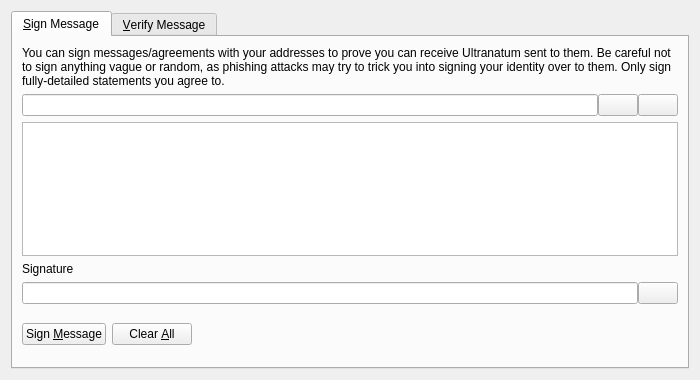
<?xml version="1.0" encoding="UTF-8"?>
<ui version="4.0">
 <class>SignVerifyMessageDialog</class>
 <widget class="QDialog" name="SignVerifyMessageDialog">
  <property name="geometry">
   <rect>
    <x>0</x>
    <y>0</y>
    <width>700</width>
    <height>380</height>
   </rect>
  </property>
  <property name="windowTitle">
   <string>Signatures - Sign / Verify a Message</string>
  </property>
  <property name="modal">
   <bool>true</bool>
  </property>
  <layout class="QVBoxLayout" name="verticalLayout">
   <item>
    <widget class="QTabWidget" name="tabWidget">
     <property name="currentIndex">
      <number>0</number>
     </property>
     <widget class="QWidget" name="tabSignMessage">
      <attribute name="title">
       <string>&amp;Sign Message</string>
      </attribute>
      <layout class="QVBoxLayout" name="verticalLayout_SM">
       <item>
        <widget class="QLabel" name="infoLabel_SM">
         <property name="text">
          <string>You can sign messages/agreements with your addresses to prove you can receive Ultranatum sent to them. Be careful not to sign anything vague or random, as phishing attacks may try to trick you into signing your identity over to them. Only sign fully-detailed statements you agree to.</string>
         </property>
         <property name="textFormat">
          <enum>Qt::PlainText</enum>
         </property>
         <property name="wordWrap">
          <bool>true</bool>
         </property>
        </widget>
       </item>
       <item>
        <layout class="QHBoxLayout" name="horizontalLayout_1_SM">
         <property name="spacing">
          <number>0</number>
         </property>
         <item>
          <widget class="QValidatedLineEdit" name="addressIn_SM">
           <property name="toolTip">
            <string>The Ultranatum address to sign the message with</string>
           </property>
          </widget>
         </item>
         <item>
          <widget class="QPushButton" name="addressBookButton_SM">
           <property name="toolTip">
            <string>Choose previously used address</string>
           </property>
           <property name="text">
            <string/>
           </property>
           <property name="shortcut">
            <string>Alt+A</string>
           </property>
           <property name="autoDefault">
            <bool>false</bool>
           </property>
          </widget>
         </item>
         <item>
          <widget class="QPushButton" name="pasteButton_SM">
           <property name="toolTip">
            <string>Paste address from clipboard</string>
           </property>
           <property name="text">
            <string/>
           </property>
           <property name="shortcut">
            <string>Alt+P</string>
           </property>
           <property name="autoDefault">
            <bool>false</bool>
           </property>
          </widget>
         </item>
        </layout>
       </item>
       <item>
        <widget class="QPlainTextEdit" name="messageIn_SM">
         <property name="toolTip">
          <string>Enter the message you want to sign here</string>
         </property>
        </widget>
       </item>
       <item>
        <widget class="QLabel" name="signatureLabel_SM">
         <property name="text">
          <string>Signature</string>
         </property>
         <property name="textFormat">
          <enum>Qt::PlainText</enum>
         </property>
        </widget>
       </item>
       <item>
        <layout class="QHBoxLayout" name="horizontalLayout_2_SM">
         <property name="spacing">
          <number>0</number>
         </property>
         <item>
          <widget class="QLineEdit" name="signatureOut_SM">
           <property name="font">
            <font>
             <italic>true</italic>
            </font>
           </property>
           <property name="readOnly">
            <bool>true</bool>
           </property>
          </widget>
         </item>
         <item>
          <widget class="QPushButton" name="copySignatureButton_SM">
           <property name="toolTip">
            <string>Copy the current signature to the system clipboard</string>
           </property>
           <property name="text">
            <string/>
           </property>
           <property name="autoDefault">
            <bool>false</bool>
           </property>
          </widget>
         </item>
        </layout>
       </item>
       <item>
        <layout class="QHBoxLayout" name="horizontalLayout_3_SM">
         <item>
          <widget class="QPushButton" name="signMessageButton_SM">
           <property name="toolTip">
            <string>Sign the message to prove you own this Ultranatum address</string>
           </property>
           <property name="text">
            <string>Sign &amp;Message</string>
           </property>
           <property name="autoDefault">
            <bool>false</bool>
           </property>
          </widget>
         </item>
         <item>
          <widget class="QPushButton" name="clearButton_SM">
           <property name="toolTip">
            <string>Reset all sign message fields</string>
           </property>
           <property name="text">
            <string>Clear &amp;All</string>
           </property>
           <property name="autoDefault">
            <bool>false</bool>
           </property>
          </widget>
         </item>
         <item>
          <spacer name="horizontalSpacer_1_SM">
           <property name="orientation">
            <enum>Qt::Horizontal</enum>
           </property>
           <property name="sizeHint" stdset="0">
            <size>
             <width>40</width>
             <height>48</height>
            </size>
           </property>
          </spacer>
         </item>
         <item>
          <widget class="QLabel" name="statusLabel_SM">
           <property name="font">
            <font>
             <weight>75</weight>
             <bold>true</bold>
            </font>
           </property>
           <property name="text">
            <string/>
           </property>
           <property name="wordWrap">
            <bool>true</bool>
           </property>
          </widget>
         </item>
         <item>
          <spacer name="horizontalSpacer_2_SM">
           <property name="orientation">
            <enum>Qt::Horizontal</enum>
           </property>
           <property name="sizeHint" stdset="0">
            <size>
             <width>40</width>
             <height>48</height>
            </size>
           </property>
          </spacer>
         </item>
        </layout>
       </item>
      </layout>
     </widget>
     <widget class="QWidget" name="tabVerifyMessage">
      <attribute name="title">
       <string>&amp;Verify Message</string>
      </attribute>
      <layout class="QVBoxLayout" name="verticalLayout_VM">
       <item>
        <widget class="QLabel" name="infoLabel_VM">
         <property name="text">
          <string>Enter the receiver's address, message (ensure you copy line breaks, spaces, tabs, etc. exactly) and signature below to verify the message. Be careful not to read more into the signature than what is in the signed message itself, to avoid being tricked by a man-in-the-middle attack. Note that this only proves the signing party receives with the address, it cannot prove sendership of any transaction!</string>
         </property>
         <property name="textFormat">
          <enum>Qt::PlainText</enum>
         </property>
         <property name="alignment">
          <set>Qt::AlignLeading|Qt::AlignLeft|Qt::AlignTop</set>
         </property>
         <property name="wordWrap">
          <bool>true</bool>
         </property>
        </widget>
       </item>
       <item>
        <layout class="QHBoxLayout" name="horizontalLayout_1_VM">
         <property name="spacing">
          <number>0</number>
         </property>
         <item>
          <widget class="QValidatedLineEdit" name="addressIn_VM">
           <property name="toolTip">
            <string>The Ultranatum address the message was signed with</string>
           </property>
          </widget>
         </item>
         <item>
          <widget class="QPushButton" name="addressBookButton_VM">
           <property name="toolTip">
            <string>Choose previously used address</string>
           </property>
           <property name="text">
            <string/>
           </property>
           <property name="shortcut">
            <string>Alt+A</string>
           </property>
           <property name="autoDefault">
            <bool>false</bool>
           </property>
          </widget>
         </item>
        </layout>
       </item>
       <item>
        <widget class="QPlainTextEdit" name="messageIn_VM"/>
       </item>
       <item>
        <widget class="QValidatedLineEdit" name="signatureIn_VM"/>
       </item>
       <item>
        <layout class="QHBoxLayout" name="horizontalLayout_2_VM">
         <item>
          <widget class="QPushButton" name="verifyMessageButton_VM">
           <property name="toolTip">
            <string>Verify the message to ensure it was signed with the specified Ultranatum address</string>
           </property>
           <property name="text">
            <string>Verify &amp;Message</string>
           </property>
           <property name="autoDefault">
            <bool>false</bool>
           </property>
          </widget>
         </item>
         <item>
          <widget class="QPushButton" name="clearButton_VM">
           <property name="toolTip">
            <string>Reset all verify message fields</string>
           </property>
           <property name="text">
            <string>Clear &amp;All</string>
           </property>
           <property name="autoDefault">
            <bool>false</bool>
           </property>
          </widget>
         </item>
         <item>
          <spacer name="horizontalSpacer_1_VM">
           <property name="orientation">
            <enum>Qt::Horizontal</enum>
           </property>
           <property name="sizeHint" stdset="0">
            <size>
             <width>40</width>
             <height>48</height>
            </size>
           </property>
          </spacer>
         </item>
         <item>
          <widget class="QLabel" name="statusLabel_VM">
           <property name="font">
            <font>
             <weight>75</weight>
             <bold>true</bold>
            </font>
           </property>
           <property name="text">
            <string/>
           </property>
           <property name="wordWrap">
            <bool>true</bool>
           </property>
          </widget>
         </item>
         <item>
          <spacer name="horizontalSpacer_2_VM">
           <property name="orientation">
            <enum>Qt::Horizontal</enum>
           </property>
           <property name="sizeHint" stdset="0">
            <size>
             <width>40</width>
             <height>48</height>
            </size>
           </property>
          </spacer>
         </item>
        </layout>
       </item>
      </layout>
     </widget>
    </widget>
   </item>
  </layout>
 </widget>
 <customwidgets>
  <customwidget>
   <class>QValidatedLineEdit</class>
   <extends>QLineEdit</extends>
   <header>qvalidatedlineedit.h</header>
  </customwidget>
 </customwidgets>
 <resources>
  <include location="../ultranatum.qrc"/>
 </resources>
 <connections/>
</ui>
